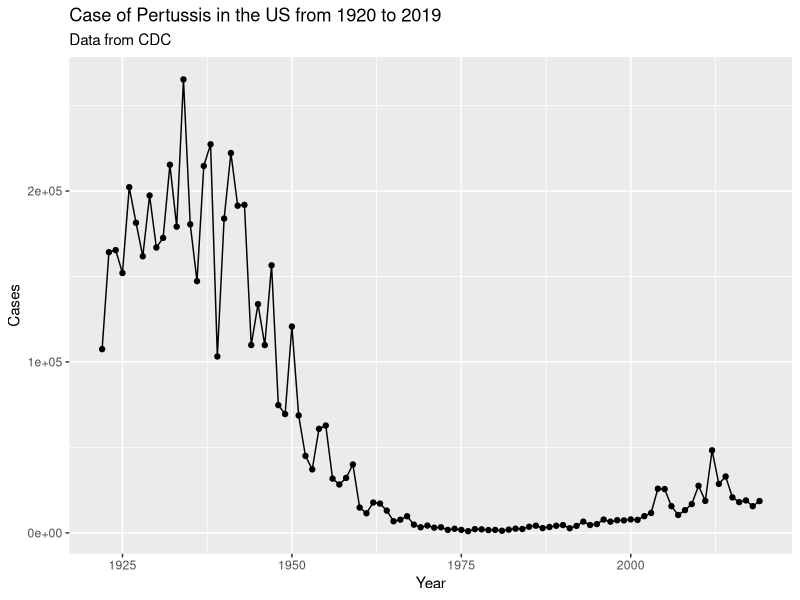
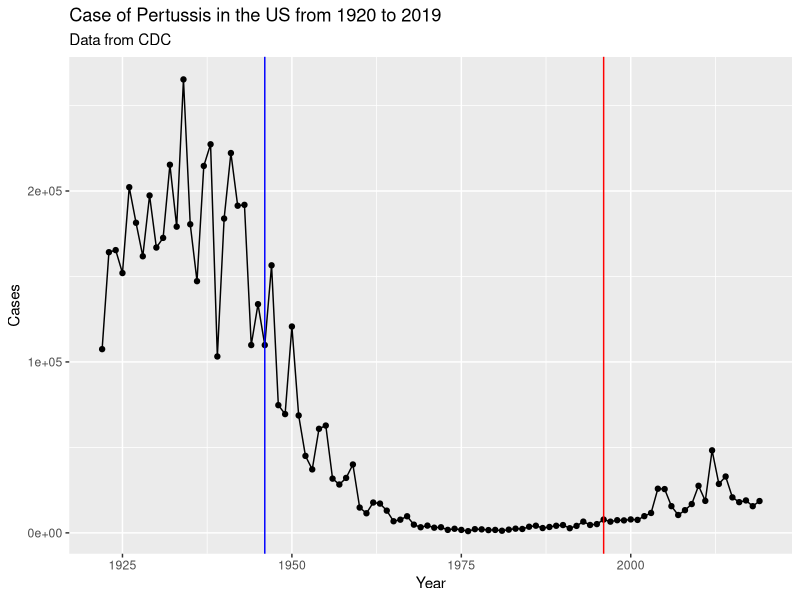

These charts were generated, in order, by the following R code: (Note: this script raises an error after producing the figures.)
## ---- chunk 1
cdc <- data.frame(
                                 Year = c(1922L,1923L,1924L,1925L,
                                          1926L,1927L,1928L,1929L,1930L,1931L,
                                          1932L,1933L,1934L,1935L,1936L,
                                          1937L,1938L,1939L,1940L,1941L,1942L,
                                          1943L,1944L,1945L,1946L,1947L,
                                          1948L,1949L,1950L,1951L,1952L,
                                          1953L,1954L,1955L,1956L,1957L,1958L,
                                          1959L,1960L,1961L,1962L,1963L,
                                          1964L,1965L,1966L,1967L,1968L,1969L,
                                          1970L,1971L,1972L,1973L,1974L,
                                          1975L,1976L,1977L,1978L,1979L,1980L,
                                          1981L,1982L,1983L,1984L,1985L,
                                          1986L,1987L,1988L,1989L,1990L,
                                          1991L,1992L,1993L,1994L,1995L,1996L,
                                          1997L,1998L,1999L,2000L,2001L,
                                          2002L,2003L,2004L,2005L,2006L,2007L,
                                          2008L,2009L,2010L,2011L,2012L,
                                          2013L,2014L,2015L,2016L,2017L,2018L,
                                          2019L),
         Cases = c(107473,164191,165418,152003,
                                          202210,181411,161799,197371,
                                          166914,172559,215343,179135,265269,
                                          180518,147237,214652,227319,103188,
                                          183866,222202,191383,191890,109873,
                                          133792,109860,156517,74715,69479,
                                          120718,68687,45030,37129,60886,
                                          62786,31732,28295,32148,40005,
                                          14809,11468,17749,17135,13005,6799,
                                          7717,9718,4810,3285,4249,3036,
                                          3287,1759,2402,1738,1010,2177,2063,
                                          1623,1730,1248,1895,2463,2276,
                                          3589,4195,2823,3450,4157,4570,
                                          2719,4083,6586,4617,5137,7796,6564,
                                          7405,7298,7867,7580,9771,11647,
                                          25827,25616,15632,10454,13278,
                                          16858,27550,18719,48277,28639,32971,
                                          20762,17972,18975,15609,18617)
       )
## ---- chunk 2
library(ggplot2)
baseplot <- ggplot(cdc) + 
  aes(Year, Cases) +
  geom_point() +
  geom_line() + 
  labs(title = "Case of Pertussis in the US from 1920 to 2019", subtitle="Data from CDC")
  
baseplot
## ---- chunk 3
baseplot + geom_vline(xintercept=1946, col = "blue") + 
  geom_vline(xintercept = 1996, col = "red")
## ---- chunk 4
# Allows us to read, write and process JSON data
library(jsonlite)
subject <- read_json("https://www.cmi-pb.org/api/subject", simplifyVector = TRUE) 
head(subject)
## ---- chunk 5
table(subject$infancy_vac)
## ---- chunk 6
table(subject$biological_sex)
## ---- chunk 7
table(subject$race, subject$biological_sex)
## ---- chunk 8
library(lubridate)
## ---- chunk 9
today()
## ---- chunk 10
today() - ymd("2000-01-01")
## ---- chunk 11
time_length( today() - ymd("2000-01-01"),  "years")
## ---- chunk 12
age_days <- today() - ymd(subject$year_of_birth)
age_years <- time_length(age_days, "years")
subject$age <-age_years
## ---- chunk 13
hist(subject$age)
## ---- chunk 14
mean(subject$age)
## ---- chunk 15
library(dplyr)
ap.age <- filter(subject,infancy_vac == "aP")$age
wp.age <- filter(subject,infancy_vac == "wP")$age
## ---- chunk 16
mean(ap.age)
mean(wp.age)

#T-test
t.test(ap.age,wp.age)
## ---- chunk 17
int <- ymd(subject$date_of_boost) - ymd(subject$year_of_birth)
age_at_boost <- time_length(int, "year")
head(age_at_boost)
## ---- chunk 18
ggplot(subject) +
  aes(time_length(age, "year"),
      fill=as.factor(infancy_vac)) +
  geom_histogram(show.legend=FALSE) +
  facet_wrap(vars(infancy_vac), nrow=2) 
## ---- chunk 19
# Complete the API URLs...
specimen <- read_json("https://www.cmi-pb.org/api/specimen", simplifyVector = TRUE) 
titer <- read_json("https://www.cmi-pb.org/api/ab_titer", simplifyVector = TRUE) 
## ---- chunk 20
head(specimen)
## ---- chunk 21
head(titer)
## ---- chunk 22
meta <- inner_join(specimen, subject)
dim(meta)
head(meta)
## ---- chunk 23
abdata <- inner_join(titer, meta)
dim(abdata)
## ---- chunk 24
table(abdata$isotype)
## ---- chunk 25
table(abdata$visit)
## ---- chunk 26
ig1 <- abdata %>% filter(isotype == "IgG1", visit!=8)
head(ig1)
## ---- chunk 27
ggplot(ig1) +
  aes(MFI, antigen) +
  geom_boxplot() + 
  facet_wrap(vars(visit), nrow=2)
## ---- chunk 28
ggplot(ig1) +
  aes(MFI, antigen, col=infancy_vac ) +
  geom_boxplot(show.legend = FALSE) + 
  facet_wrap(vars(visit), nrow=2) +
  theme_bw()
## ---- chunk 29
ggplot(ig1) +
  aes(MFI, antigen, col=infancy_vac ) +
  geom_boxplot(show.legend = FALSE) + 
  facet_wrap(vars(infancy_vac, visit), nrow=2)
## ---- chunk 30
filter(ig1, antigen=="Measles") %>%
  ggplot() +
  aes(MFI, col=infancy_vac) +
  geom_boxplot(show.legend = FALSE) +
  facet_wrap(vars(visit)) +
  theme_bw()
## ---- chunk 31
filter(ig1, antigen=="FIM2/3") %>%
  ggplot() +
  aes(MFI, col=infancy_vac) +
  geom_boxplot(show.legend = FALSE) +
  facet_wrap(vars(visit)) +
  theme_bw()
## ---- chunk 32
url <- "https://www.cmi-pb.org/api/v2/rnaseq?versioned_ensembl_gene_id=eq.ENSG00000211896.7"

rna <- read_json(url, simplifyVector = TRUE) 
## ---- chunk 33
#meta <- inner_join(specimen, subject)
ssrna <- inner_join(rna, meta)
## ---- chunk 34
ggplot(ssrna) +
  aes(visit, tpm, group=subject_id) +
  geom_point() +
  geom_line(alpha=0.2)
## ---- chunk 35
ggplot(ssrna) +
  aes(tpm, col=infancy_vac) +
  geom_boxplot() +
  facet_wrap(vars(visit))
## ---- chunk 36
ssrna %>%  
  filter(visit==4) %>% 
  ggplot() +
    aes(tpm, col=infancy_vac) + geom_density() + 
    geom_rug() 
